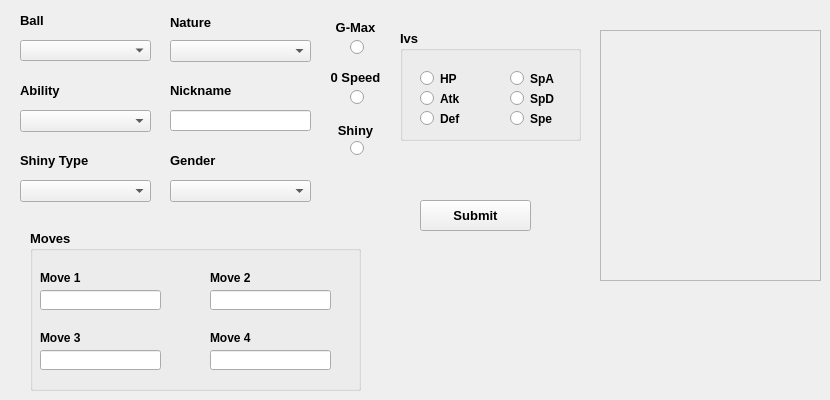
      <widget class="QWidget" name="tab_4">
       <attribute name="title">
        <string>Battler/Keep</string>
       </attribute>
       <widget class="QLabel" name="battleAbilityLabel">
        <property name="geometry">
         <rect>
          <x>20</x>
          <y>80</y>
          <width>61</width>
          <height>21</height>
         </rect>
        </property>
        <property name="font">
         <font>
          <pointsize>10</pointsize>
          <weight>75</weight>
          <bold>true</bold>
         </font>
        </property>
        <property name="text">
         <string>Ability</string>
        </property>
        <property name="alignment">
         <set>Qt::AlignLeading|Qt::AlignLeft|Qt::AlignVCenter</set>
        </property>
       </widget>
       <widget class="QComboBox" name="battleBallDropdown">
        <property name="geometry">
         <rect>
          <x>20</x>
          <y>40</y>
          <width>131</width>
          <height>21</height>
         </rect>
        </property>
        <property name="font">
         <font>
          <pointsize>10</pointsize>
         </font>
        </property>
        <item>
         <property name="text">
          <string/>
         </property>
        </item>
        <item>
         <property name="text">
          <string>Beast Ball</string>
         </property>
        </item>
        <item>
         <property name="text">
          <string>Cherish Ball</string>
         </property>
        </item>
        <item>
         <property name="text">
          <string>Dive Ball</string>
         </property>
        </item>
        <item>
         <property name="text">
          <string>Dream Ball</string>
         </property>
        </item>
        <item>
         <property name="text">
          <string>Dusk Ball</string>
         </property>
        </item>
        <item>
         <property name="text">
          <string>Fast Ball</string>
         </property>
        </item>
        <item>
         <property name="text">
          <string>Friend Ball</string>
         </property>
        </item>
        <item>
         <property name="text">
          <string>Great Ball</string>
         </property>
        </item>
        <item>
         <property name="text">
          <string>Heal Ball</string>
         </property>
        </item>
        <item>
         <property name="text">
          <string>Heavy Ball</string>
         </property>
        </item>
        <item>
         <property name="text">
          <string>Level Ball</string>
         </property>
        </item>
        <item>
         <property name="text">
          <string>Love Ball</string>
         </property>
        </item>
        <item>
         <property name="text">
          <string>Lure Ball</string>
         </property>
        </item>
        <item>
         <property name="text">
          <string>Luxury Ball</string>
         </property>
        </item>
        <item>
         <property name="text">
          <string>Master Ball</string>
         </property>
        </item>
        <item>
         <property name="text">
          <string>Moon Ball</string>
         </property>
        </item>
        <item>
         <property name="text">
          <string>Nest Ball</string>
         </property>
        </item>
        <item>
         <property name="text">
          <string>Net Ball</string>
         </property>
        </item>
        <item>
         <property name="text">
          <string>Park Ball</string>
         </property>
        </item>
        <item>
         <property name="text">
          <string>Poke Ball</string>
         </property>
        </item>
        <item>
         <property name="text">
          <string>Premier Ball</string>
         </property>
        </item>
        <item>
         <property name="text">
          <string>Quick Ball</string>
         </property>
        </item>
        <item>
         <property name="text">
          <string>Repeat Ball</string>
         </property>
        </item>
        <item>
         <property name="text">
          <string>Safari Ball</string>
         </property>
        </item>
        <item>
         <property name="text">
          <string>Sport Ball</string>
         </property>
        </item>
        <item>
         <property name="text">
          <string>Timer Ball</string>
         </property>
        </item>
        <item>
         <property name="text">
          <string>Ultra Ball</string>
         </property>
        </item>
       </widget>
       <widget class="QLabel" name="battleNatureLabel">
        <property name="geometry">
         <rect>
          <x>170</x>
          <y>12</y>
          <width>71</width>
          <height>21</height>
         </rect>
        </property>
        <property name="font">
         <font>
          <pointsize>10</pointsize>
          <weight>75</weight>
          <bold>true</bold>
         </font>
        </property>
        <property name="text">
         <string>Nature</string>
        </property>
       </widget>
       <widget class="QLabel" name="battleZeroSpeedLabel">
        <property name="geometry">
         <rect>
          <x>320</x>
          <y>67</y>
          <width>71</width>
          <height>20</height>
         </rect>
        </property>
        <property name="font">
         <font>
          <pointsize>10</pointsize>
          <weight>75</weight>
          <bold>true</bold>
         </font>
        </property>
        <property name="layoutDirection">
         <enum>Qt::LeftToRight</enum>
        </property>
        <property name="text">
         <string>0 Speed</string>
        </property>
        <property name="alignment">
         <set>Qt::AlignCenter</set>
        </property>
       </widget>
       <widget class="QComboBox" name="battleNatureDropdown">
        <property name="geometry">
         <rect>
          <x>170</x>
          <y>40</y>
          <width>141</width>
          <height>22</height>
         </rect>
        </property>
        <item>
         <property name="text">
          <string/>
         </property>
        </item>
        <item>
         <property name="text">
          <string>Adamant (+Atk,-SpA)</string>
         </property>
        </item>
        <item>
         <property name="text">
          <string>Bashful (+SpA,-SpA)</string>
         </property>
        </item>
        <item>
         <property name="text">
          <string>Bold (+Def, -Atk)</string>
         </property>
        </item>
        <item>
         <property name="text">
          <string>Brave (+Atk, -Spe)</string>
         </property>
        </item>
        <item>
         <property name="text">
          <string>Calm (+SpD, -Atk)</string>
         </property>
        </item>
        <item>
         <property name="text">
          <string>Careful (+SpD, -SpA)</string>
         </property>
        </item>
        <item>
         <property name="text">
          <string>Docile (+Def, -Def)</string>
         </property>
        </item>
        <item>
         <property name="text">
          <string>Gentle (+SpD, -Def)</string>
         </property>
        </item>
        <item>
         <property name="text">
          <string>Hardy (+Atk, -Atk)</string>
         </property>
        </item>
        <item>
         <property name="text">
          <string>Hasty (+Spe, -Def)</string>
         </property>
        </item>
        <item>
         <property name="text">
          <string>Impish (+Def, -SpA)</string>
         </property>
        </item>
        <item>
         <property name="text">
          <string>Jolly (+Spe, -SpA)</string>
         </property>
        </item>
        <item>
         <property name="text">
          <string>Lax (+Def, -SpD)</string>
         </property>
        </item>
        <item>
         <property name="text">
          <string>Lonely (+Atk, -Def)</string>
         </property>
        </item>
        <item>
         <property name="text">
          <string>Mild (+SpA, -Def)</string>
         </property>
        </item>
        <item>
         <property name="text">
          <string>Modest (+SpA, -Atk)</string>
         </property>
        </item>
        <item>
         <property name="text">
          <string>Naive (+Spe, -SpD)</string>
         </property>
        </item>
        <item>
         <property name="text">
          <string>Naughty (+Atk, -SpD)</string>
         </property>
        </item>
        <item>
         <property name="text">
          <string>Quiet (+SpA, -Spe)</string>
         </property>
        </item>
        <item>
         <property name="text">
          <string>Quirky (+SpD, -SpD)</string>
         </property>
        </item>
        <item>
         <property name="text">
          <string>Rash (+SpA, -SpD)</string>
         </property>
        </item>
        <item>
         <property name="text">
          <string>Relaxed (+Def, -Spe)</string>
         </property>
        </item>
        <item>
         <property name="text">
          <string>Sassy (+SpD, -Spe)</string>
         </property>
        </item>
        <item>
         <property name="text">
          <string>Serious (+Spe, -Spe)</string>
         </property>
        </item>
        <item>
         <property name="text">
          <string>Timid (+Spe, -Atk)</string>
         </property>
        </item>
       </widget>
       <widget class="QLineEdit" name="battleNicknameLineEdit">
        <property name="geometry">
         <rect>
          <x>170</x>
          <y>110</y>
          <width>141</width>
          <height>21</height>
         </rect>
        </property>
        <property name="text">
         <string/>
        </property>
       </widget>
       <widget class="QLabel" name="battleGMaxLabel">
        <property name="geometry">
         <rect>
          <x>320</x>
          <y>17</y>
          <width>71</width>
          <height>21</height>
         </rect>
        </property>
        <property name="font">
         <font>
          <pointsize>10</pointsize>
          <weight>75</weight>
          <bold>true</bold>
         </font>
        </property>
        <property name="text">
         <string>G-Max</string>
        </property>
        <property name="alignment">
         <set>Qt::AlignCenter</set>
        </property>
       </widget>
       <widget class="QRadioButton" name="battleGMaxRadioButton">
        <property name="geometry">
         <rect>
          <x>350</x>
          <y>37</y>
          <width>21</width>
          <height>21</height>
         </rect>
        </property>
        <property name="font">
         <font>
          <pointsize>8</pointsize>
         </font>
        </property>
        <property name="text">
         <string/>
        </property>
        <property name="autoExclusive">
         <bool>false</bool>
        </property>
       </widget>
       <widget class="QComboBox" name="battleAbilityDropdown">
        <property name="geometry">
         <rect>
          <x>20</x>
          <y>110</y>
          <width>131</width>
          <height>22</height>
         </rect>
        </property>
        <item>
         <property name="text">
          <string/>
         </property>
        </item>
        <item>
         <property name="text">
          <string>Ability 1</string>
         </property>
        </item>
        <item>
         <property name="text">
          <string>Ability 2</string>
         </property>
        </item>
        <item>
         <property name="text">
          <string>Hidden Ability</string>
         </property>
        </item>
       </widget>
       <widget class="QLabel" name="battleBallLabel">
        <property name="geometry">
         <rect>
          <x>20</x>
          <y>10</y>
          <width>51</width>
          <height>21</height>
         </rect>
        </property>
        <property name="font">
         <font>
          <pointsize>10</pointsize>
          <weight>75</weight>
          <bold>true</bold>
         </font>
        </property>
        <property name="text">
         <string>Ball</string>
        </property>
        <property name="alignment">
         <set>Qt::AlignLeading|Qt::AlignLeft|Qt::AlignVCenter</set>
        </property>
       </widget>
       <widget class="QGroupBox" name="battleIvBox">
        <property name="geometry">
         <rect>
          <x>400</x>
          <y>30</y>
          <width>181</width>
          <height>111</height>
         </rect>
        </property>
        <property name="font">
         <font>
          <pointsize>10</pointsize>
          <weight>75</weight>
          <bold>true</bold>
         </font>
        </property>
        <property name="title">
         <string>Ivs</string>
        </property>
        <widget class="QRadioButton" name="battleHpRadioButton">
         <property name="geometry">
          <rect>
           <x>20</x>
           <y>40</y>
           <width>41</width>
           <height>17</height>
          </rect>
         </property>
         <property name="font">
          <font>
           <pointsize>9</pointsize>
           <weight>75</weight>
           <bold>true</bold>
          </font>
         </property>
         <property name="text">
          <string>HP</string>
         </property>
         <property name="autoExclusive">
          <bool>false</bool>
         </property>
        </widget>
        <widget class="QRadioButton" name="battleAtkRadioButton">
         <property name="geometry">
          <rect>
           <x>20</x>
           <y>60</y>
           <width>51</width>
           <height>17</height>
          </rect>
         </property>
         <property name="font">
          <font>
           <pointsize>9</pointsize>
           <weight>75</weight>
           <bold>true</bold>
          </font>
         </property>
         <property name="text">
          <string>Atk</string>
         </property>
         <property name="autoExclusive">
          <bool>false</bool>
         </property>
        </widget>
        <widget class="QRadioButton" name="battleDefRadioButton">
         <property name="geometry">
          <rect>
           <x>20</x>
           <y>80</y>
           <width>51</width>
           <height>17</height>
          </rect>
         </property>
         <property name="font">
          <font>
           <pointsize>9</pointsize>
           <weight>75</weight>
           <bold>true</bold>
          </font>
         </property>
         <property name="text">
          <string>Def</string>
         </property>
         <property name="autoExclusive">
          <bool>false</bool>
         </property>
        </widget>
        <widget class="QRadioButton" name="battleSpaRadioButton">
         <property name="geometry">
          <rect>
           <x>110</x>
           <y>40</y>
           <width>61</width>
           <height>17</height>
          </rect>
         </property>
         <property name="font">
          <font>
           <pointsize>9</pointsize>
           <weight>75</weight>
           <bold>true</bold>
          </font>
         </property>
         <property name="text">
          <string>SpA</string>
         </property>
         <property name="autoExclusive">
          <bool>false</bool>
         </property>
        </widget>
        <widget class="QRadioButton" name="battleSpdRadioButton">
         <property name="geometry">
          <rect>
           <x>110</x>
           <y>60</y>
           <width>61</width>
           <height>17</height>
          </rect>
         </property>
         <property name="font">
          <font>
           <pointsize>9</pointsize>
           <weight>75</weight>
           <bold>true</bold>
          </font>
         </property>
         <property name="text">
          <string>SpD</string>
         </property>
         <property name="autoExclusive">
          <bool>false</bool>
         </property>
        </widget>
        <widget class="QRadioButton" name="battleSpeRadioButton">
         <property name="geometry">
          <rect>
           <x>110</x>
           <y>80</y>
           <width>61</width>
           <height>17</height>
          </rect>
         </property>
         <property name="font">
          <font>
           <pointsize>9</pointsize>
           <weight>75</weight>
           <bold>true</bold>
          </font>
         </property>
         <property name="text">
          <string>Spe</string>
         </property>
         <property name="autoExclusive">
          <bool>false</bool>
         </property>
        </widget>
       </widget>
       <widget class="QLabel" name="battleNicknameLabel">
        <property name="geometry">
         <rect>
          <x>170</x>
          <y>80</y>
          <width>71</width>
          <height>21</height>
         </rect>
        </property>
        <property name="font">
         <font>
          <pointsize>10</pointsize>
          <weight>75</weight>
          <bold>true</bold>
         </font>
        </property>
        <property name="text">
         <string>Nickname</string>
        </property>
       </widget>
       <widget class="QLabel" name="battleImage">
        <property name="geometry">
         <rect>
          <x>600</x>
          <y>30</y>
          <width>221</width>
          <height>251</height>
         </rect>
        </property>
        <property name="styleSheet">
         <string notr="true">border-color: rgb(255, 255, 255);</string>
        </property>
        <property name="frameShape">
         <enum>QFrame::StyledPanel</enum>
        </property>
        <property name="text">
         <string/>
        </property>
       </widget>
       <widget class="QPushButton" name="battleSubmitPushButton">
        <property name="geometry">
         <rect>
          <x>420</x>
          <y>200</y>
          <width>111</width>
          <height>31</height>
         </rect>
        </property>
        <property name="font">
         <font>
          <pointsize>10</pointsize>
          <weight>75</weight>
          <bold>true</bold>
         </font>
        </property>
        <property name="text">
         <string>Submit</string>
        </property>
       </widget>
       <widget class="QRadioButton" name="battleZeroSpeedRadioButton">
        <property name="geometry">
         <rect>
          <x>350</x>
          <y>87</y>
          <width>21</width>
          <height>21</height>
         </rect>
        </property>
        <property name="font">
         <font>
          <pointsize>8</pointsize>
         </font>
        </property>
        <property name="text">
         <string/>
        </property>
        <property name="autoExclusive">
         <bool>false</bool>
        </property>
       </widget>
       <widget class="QLabel" name="battleShinyLabel">
        <property name="geometry">
         <rect>
          <x>320</x>
          <y>120</y>
          <width>71</width>
          <height>20</height>
         </rect>
        </property>
        <property name="font">
         <font>
          <pointsize>10</pointsize>
          <weight>75</weight>
          <bold>true</bold>
         </font>
        </property>
        <property name="text">
         <string>Shiny</string>
        </property>
        <property name="alignment">
         <set>Qt::AlignCenter</set>
        </property>
       </widget>
       <widget class="QRadioButton" name="battleShinyRadioButton">
        <property name="geometry">
         <rect>
          <x>350</x>
          <y>140</y>
          <width>21</width>
          <height>17</height>
         </rect>
        </property>
        <property name="text">
         <string/>
        </property>
        <property name="autoExclusive">
         <bool>false</bool>
        </property>
       </widget>
       <widget class="QGroupBox" name="battleMovesGroupBox">
        <property name="geometry">
         <rect>
          <x>30</x>
          <y>230</y>
          <width>331</width>
          <height>161</height>
         </rect>
        </property>
        <property name="font">
         <font>
          <pointsize>10</pointsize>
          <weight>75</weight>
          <bold>true</bold>
         </font>
        </property>
        <property name="title">
         <string>Moves</string>
        </property>
        <widget class="QLabel" name="battleMove1Label">
         <property name="geometry">
          <rect>
           <x>10</x>
           <y>40</y>
           <width>61</width>
           <height>16</height>
          </rect>
         </property>
         <property name="font">
          <font>
           <pointsize>9</pointsize>
          </font>
         </property>
         <property name="text">
          <string>Move 1</string>
         </property>
        </widget>
        <widget class="QLineEdit" name="battleMove1LineEdit">
         <property name="geometry">
          <rect>
           <x>10</x>
           <y>60</y>
           <width>121</width>
           <height>20</height>
          </rect>
         </property>
         <property name="font">
          <font>
           <pointsize>9</pointsize>
           <weight>50</weight>
           <bold>false</bold>
          </font>
         </property>
        </widget>
        <widget class="QLabel" name="battleMove2Label">
         <property name="geometry">
          <rect>
           <x>180</x>
           <y>40</y>
           <width>61</width>
           <height>16</height>
          </rect>
         </property>
         <property name="font">
          <font>
           <pointsize>9</pointsize>
          </font>
         </property>
         <property name="text">
          <string>Move 2</string>
         </property>
        </widget>
        <widget class="QLineEdit" name="battleMove2LineEdit">
         <property name="geometry">
          <rect>
           <x>180</x>
           <y>60</y>
           <width>121</width>
           <height>20</height>
          </rect>
         </property>
         <property name="font">
          <font>
           <pointsize>9</pointsize>
           <weight>50</weight>
           <bold>false</bold>
          </font>
         </property>
        </widget>
        <widget class="QLineEdit" name="battleMove3LineEdit">
         <property name="geometry">
          <rect>
           <x>10</x>
           <y>120</y>
           <width>121</width>
           <height>20</height>
          </rect>
         </property>
         <property name="font">
          <font>
           <pointsize>9</pointsize>
           <weight>50</weight>
           <bold>false</bold>
          </font>
         </property>
        </widget>
        <widget class="QLabel" name="battleMove3Label">
         <property name="geometry">
          <rect>
           <x>10</x>
           <y>100</y>
           <width>61</width>
           <height>16</height>
          </rect>
         </property>
         <property name="font">
          <font>
           <pointsize>9</pointsize>
          </font>
         </property>
         <property name="text">
          <string>Move 3</string>
         </property>
        </widget>
        <widget class="QLineEdit" name="battleMove4LineEdit">
         <property name="geometry">
          <rect>
           <x>180</x>
           <y>120</y>
           <width>121</width>
           <height>20</height>
          </rect>
         </property>
         <property name="font">
          <font>
           <pointsize>9</pointsize>
           <weight>50</weight>
           <bold>false</bold>
          </font>
         </property>
         <property name="text">
          <string/>
         </property>
        </widget>
        <widget class="QLabel" name="battleMove4Label">
         <property name="geometry">
          <rect>
           <x>180</x>
           <y>100</y>
           <width>61</width>
           <height>16</height>
          </rect>
         </property>
         <property name="font">
          <font>
           <pointsize>9</pointsize>
          </font>
         </property>
         <property name="text">
          <string>Move 4</string>
         </property>
        </widget>
       </widget>
       <widget class="QLabel" name="battleSTypeLabel">
        <property name="geometry">
         <rect>
          <x>20</x>
          <y>150</y>
          <width>81</width>
          <height>20</height>
         </rect>
        </property>
        <property name="font">
         <font>
          <pointsize>10</pointsize>
          <weight>75</weight>
          <bold>true</bold>
         </font>
        </property>
        <property name="text">
         <string>Shiny Type</string>
        </property>
       </widget>
       <widget class="QComboBox" name="battleSTypeComboBox">
        <property name="geometry">
         <rect>
          <x>20</x>
          <y>180</y>
          <width>131</width>
          <height>22</height>
         </rect>
        </property>
        <property name="font">
         <font>
          <pointsize>10</pointsize>
         </font>
        </property>
        <item>
         <property name="text">
          <string/>
         </property>
        </item>
        <item>
         <property name="text">
          <string>Star</string>
         </property>
        </item>
        <item>
         <property name="text">
          <string>Square</string>
         </property>
        </item>
       </widget>
       <widget class="QLabel" name="battleGenderLabel">
        <property name="geometry">
         <rect>
          <x>170</x>
          <y>150</y>
          <width>61</width>
          <height>20</height>
         </rect>
        </property>
        <property name="font">
         <font>
          <pointsize>10</pointsize>
          <weight>75</weight>
          <bold>true</bold>
         </font>
        </property>
        <property name="text">
         <string>Gender</string>
        </property>
       </widget>
       <widget class="QComboBox" name="battleGenderComboBox">
        <property name="geometry">
         <rect>
          <x>170</x>
          <y>180</y>
          <width>141</width>
          <height>22</height>
         </rect>
        </property>
        <property name="font">
         <font>
          <pointsize>10</pointsize>
         </font>
        </property>
        <item>
         <property name="text">
          <string/>
         </property>
        </item>
        <item>
         <property name="text">
          <string>Male</string>
         </property>
        </item>
        <item>
         <property name="text">
          <string>Female</string>
         </property>
        </item>
        <item>
         <property name="text">
          <string>Genderless</string>
         </property>
        </item>
       </widget>
      </widget>
